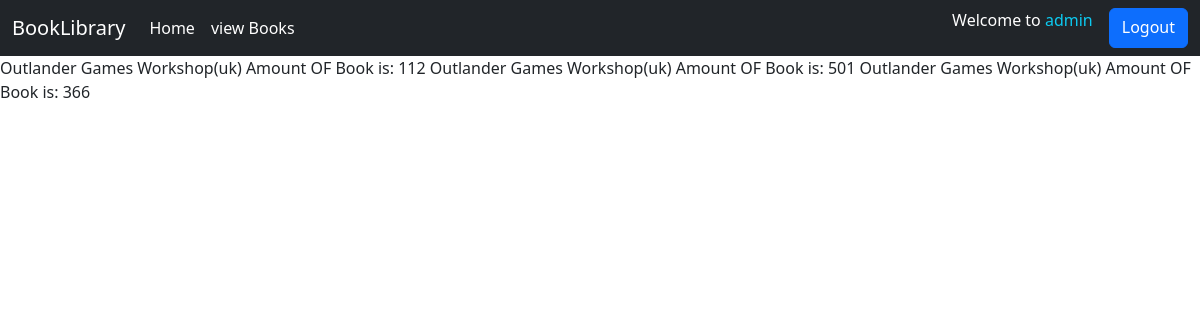
The page /bookDetails/10970/ (signed in) on the database its author committed.
### home/models.py (models this page shows)
class FetchBook(models.Model):
    book_id =  models.IntegerField(unique=False, default= 10, blank= False)
    image = models.ImageField(upload_to='images' ,default='default_image.jpg')
    title = models.CharField(max_length=10000, blank=False)
    publication_date =  models.CharField(max_length=100, blank=False)
    text_reviews_count = models.IntegerField(blank=True)
    ratings_count = models.IntegerField(blank=True)
    language_code = models.CharField(max_length=100, blank=False)
    isbn =  models.CharField(max_length=100, blank=False)
    isbn13 = models.CharField(max_length=100, blank=False)
    average_rating = models.FloatField(blank=True)
    authors = models.CharField(max_length=100, blank=False)
    publisher = models.CharField(max_length=100, blank=False)
    amount = models.PositiveIntegerField(null=False, blank=False ,default=False)

### home/views.py (the view)
# urls.py: path('bookDetails/<book_id>/',views.getDetails, name = 'getDetails')
def getDetails(request,book_id):
    queryset = FetchBook.objects.filter(book_id = book_id)
    context = {
        'queryset':queryset
    }
    return render(request, 'bookDetails.html', context)

### home/templates/bookDetails.html (shortened to what this page needs)
{% extends "base.html" %}]
{% block body %}
{% for i in queryset %}
{{i.title}}
{{i.publisher}}
Amount OF Book is:
{{i.amount}}
{% endfor %}
{% endblock %}

### home/templates/base.html (shortened to what this page needs)
<!doctype html>
<html lang="en">
<head>
  <link href="https://cdn.jsdelivr.net/npm/bootstrap@5.3.1/dist/css/bootstrap.min.css" rel="stylesheet"
>
</head>
<body>
  <nav class="navbar navbar-expand-lg navbar-dark bg-dark">
    <div class="container-fluid">
      <a class="navbar-brand" href="#">BookLibrary</a>
      <div class="collapse navbar-collapse" id="navbarSupportedContent">
        <ul class="navbar-nav me-auto mb-2 mb-lg-0">
          <li class="nav-item">
            <a class="nav-link active" aria-current="page" href="/">Home</a>
          </li>
          {% if not request.user.is_authenticated %}
          <li class="nav-item">
            <a class="nav-link active" aria-current="page" href="signUp">signUp</a>
          </li>
          {% else %}
          <li class="nav-item">
            <a class="nav-link active" aria-current="page" href="book_view">view Books</a>
          </li>
          {% endif %}
        </ul>
        {% if request.user.is_authenticated %}
        <form class="d-flex" role="search">
          <p class="text-white mx-3 ">Welcome to <span class = 'text-info'>{{request.user}}</span></p>
          <a href="/logout_user" class="btn btn-primary">Logout</a>
        </form>
        {% else %}
        <form class="d-flex" role="search">
          <input class="form-control me-2" type="search" placeholder="Search" aria-label="Search">
          <a href="/login_user" class='btn btn-primary'>Login</a>
        </form>
        {% endif %}
      </div>
    </div>
  </nav>
  {% block body %}
  {% endblock %}
</body>
</html>

### rows shown on the page
FetchBook: title "Outlander", publisher "Games Workshop(uk)", amount "112"
FetchBook: title "Outlander", publisher "Games Workshop(uk)", amount "501"
FetchBook: title "Outlander", publisher "Games Workshop(uk)", amount "366"

### other values the page prints
{{ request.user }} "admin"
